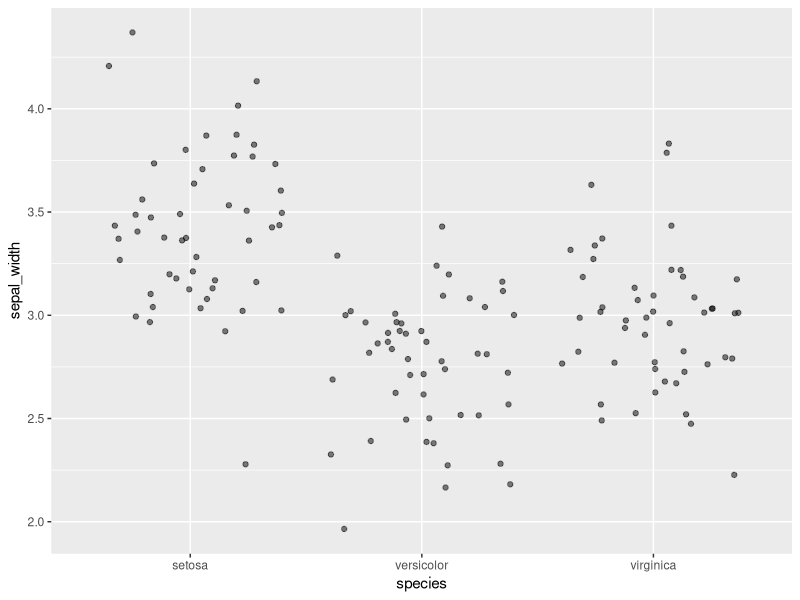
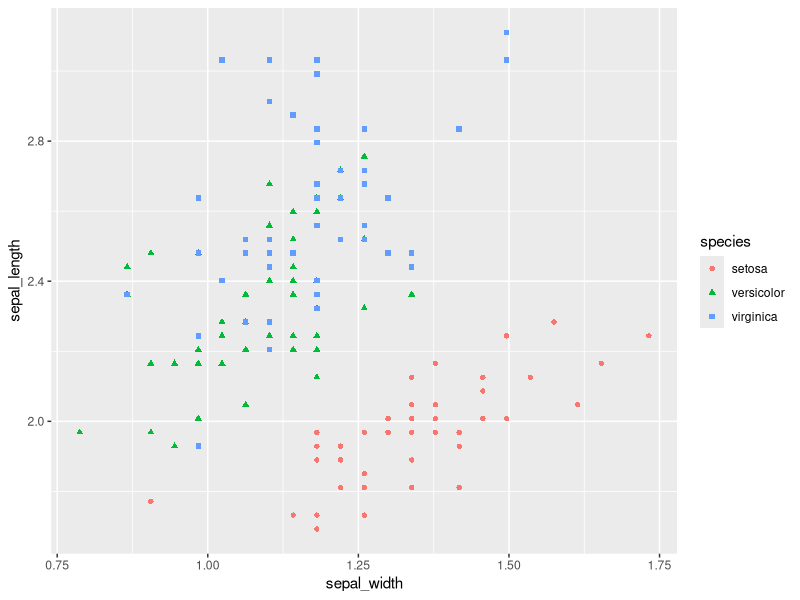
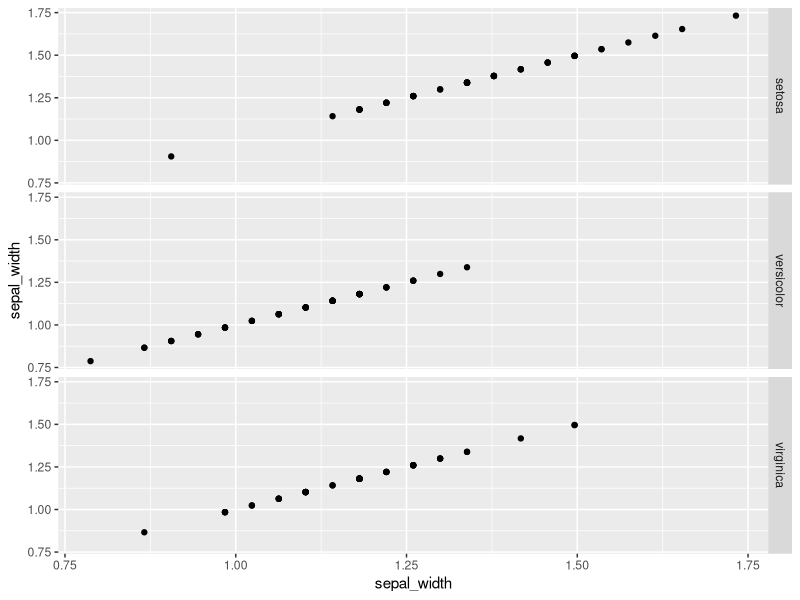

The R script that drew these images, in order: (Note: this script raises an error after producing the figures.)
## ---- chunk 1
knitr::opts_chunk$set(error = TRUE)
## ---- chunk 2
# load your packages here:
library(tidyverse)
## ---- chunk 3
mtcars_1 <- mtcars %>% 
  as_tibble(rownames = "model") %>% 
  filter(cyl == 6) %>% 
  select(model, mpg, hp)
  
## ---- chunk 4
knitr::kable(mtcars_1)
## ---- chunk 5
iris_wedidit <- iris %>% 
  rename_all(tolower) %>% 
  rename(sepal_length = sepal.length, sepal_width = sepal.width, petal_length = petal.length, petal_width = petal.width) %>% 
  select(species,everything())
## ---- chunk 6
library(ggplot2) 
  iris_wedidit %>% 
  ggplot(aes(x = species, y = sepal_width))+
    geom_jitter(alpha = 0.5)
## ---- chunk 7
iris_inin <- iris_wedidit %>% 
  mutate(sepal_length = sepal_length / 2.54, sepal_width = sepal_width / 2.54, petal_length = petal_length / 2.54, petal_width = petal_width / 2.54)
## ---- chunk 8
iris_inin %>% 
  ggplot(aes(x = sepal_width, y = sepal_length)) +
  geom_point(aes(shape = species, color = species))

## ---- chunk 9
iris_inin %>% 
  ggplot(aes(x = sepal_width, y = sepal_width)) +
  geom_point()+
  facet_grid(rows = vars(species))
## ---- chunk 10
gapminder %>% 
  group_by(FILL_THIS_IN) %>% 
  FILL_THIS_IN(min_life = min(lifeExp))
## ---- chunk 11
psych::bfi %>%
  as_tibble() %>% 
  select(A1:A5) %>% 
  rowwise() %>% 
  mutate(A_mean = mean(c(A1, A2, A3, A4, A5), na.rm = TRUE)) %>% 
  ungroup()
## ---- chunk 12

## ---- chunk 13
psych::bfi %>% 
  as_tibble() %>% 
  select(A1:A5) %>% 
  mutate(A_min = pmin(A1, A2, A3, A4, A5))
## ---- chunk 14
psych::bfi %>% 
  as_tibble() %>% 
  select(A1:A5) %>% 
  mutate(A_mn = rowMeans(select(., A1:A5)),
         A_mn2 = rowMeans(select(., starts_with("A", ignore.case = FALSE))))
## ---- chunk 15
FILL_THIS_IN <-
  psych::bfi %>% 
  FILL_THIS_IN(FILL_THIS_IN)
## ---- chunk 16
FILL_THIS_IN %>% 
  FILL_THIS_IN(FILL_THIS_IN) %>% 
  FILL_THIS_IN(FILL_THIS_IN)
## ---- chunk 17

## ---- chunk 18

